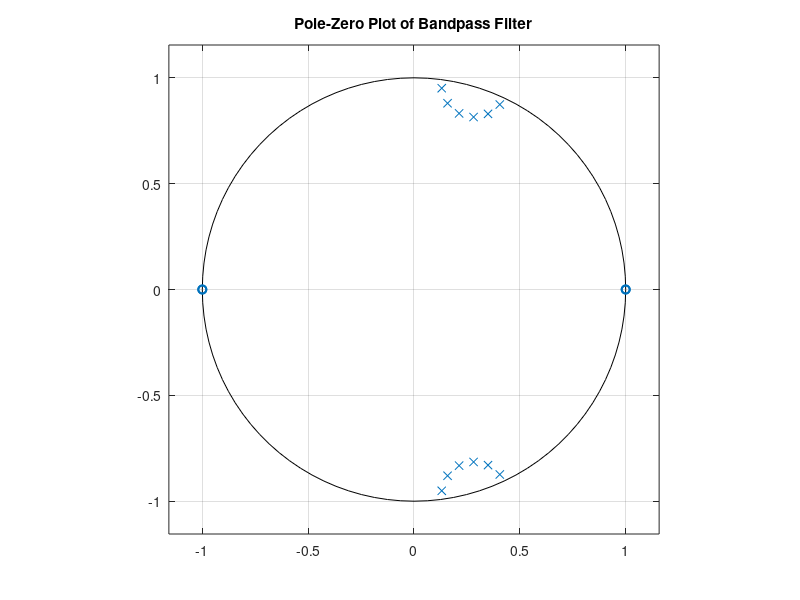
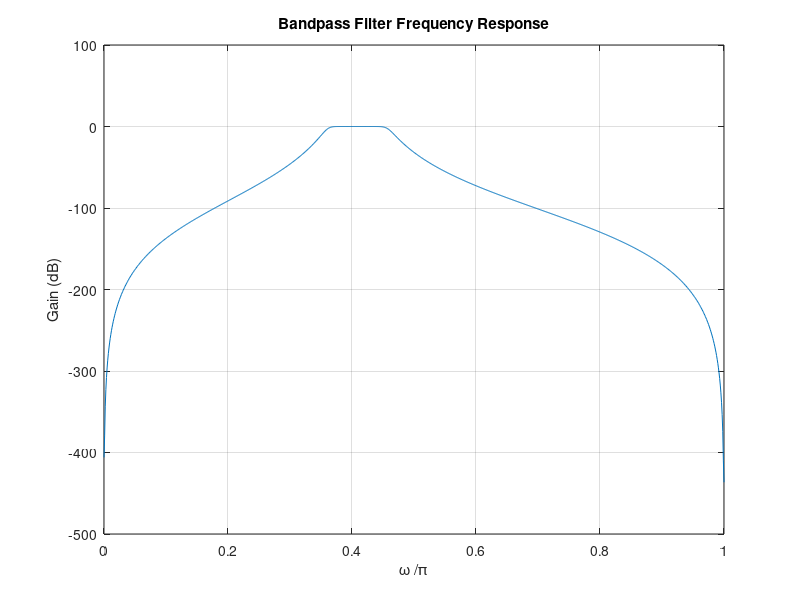

Write the MATLAB code that produced these figures, in order. (Note: this script raises an error after producing the figures.)
% IIR Bandpass Filter Design with Phase Equalization
clf;
clc;
clear;

% Part 1: Design IIR Bandpass Butterworth Filter

% Filter specifications:
%maximum attenuation in Passband  = 1.5 dB;           
%minimum attenuation in SB = 31 dB
Fp1 = 4000;      % Lower passband edge (4 kHz)
Fp2 = 5000;      % Upper passband edge (5 kHz)
Fs1 = 3500;      % Lower stopband edge (3.5 kHz)
Fs2 = 5500;      % Upper stopband edge (5.5 kHz)
Sf = 22000;      % Sampling frequency (22 kHz)

% Normalized frequencies
wp = [Fp1, Fp2]/(Sf/2);
ws = [Fs1, Fs2]/(Sf/2);

% Design Butterworth bandpass filter
[N, Wn] = buttord(wp, ws, 1.5, 31);
[b1, a1] = butter(N, Wn, 'bandpass');  

% Frequency response
w = pi*(0:0.001:1); % Normalized frequency vector
h1 = freqz(b1, a1, w);
g1 = grpdelay(b1, a1, w); % group delay of the bandpass filter

% Plot poles and zeros
figure(1);
zplane(b1, a1);
title('Pole-Zero Plot of Bandpass Filter');

% Plot magnitude response
figure(2);
plot(w/pi, 20*log10(abs(h1))); grid on;
xlabel('\omega /\pi'); ylabel('Gain (dB)');
title('Bandpass Filter Frequency Response');


% Part 2: Group Delay Equalization with All-Pass

% Design all-pass filter for equalization
N_ap = 4; % All-pass filter order
indx = round(wp / 0.001) + 1; % Indices of the pass-band frequencies 
F = w(indx(1): indx(2))/pi; % Normalized frequencies
edges = [F(1) F(end)]; % Band edges

% Desired group delay
Gd = max(g1)-g1(indx(1):indx(2)); 

% Design all-pass filter
[b2, a2] = iirgrpdelay(N_ap, F, edges, Gd);

% All-pass frequency response calculation
h2 = freqz(b2, a2, w);
g2 = grpdelay(b2, a2, w);

% Plot of APF frequency response magnitude, phase and group delay
figure(3)
subplot(3,1,1)
plot(w/pi, abs(h2)); grid on;
ylabel('magnitude response');
title('All-Pass Filter');

subplot(3,1,2)
plot(w/pi, unwrap(angle(h2))); grid on;
ylabel('phase response (rad)');

subplot(3,1,3)
plot(w/pi, g2); grid on;
ylabel('group delay (samples)');
xlabel('Normalized Frequency (\times\pi rad/sample)');


% Cascade of the two filters
b = conv(b1, b2); %product of numerator polynomials
a = conv(a1, a2); % product of denominators polynomials
h = freqz(b, a, w); % compute DTFT
g = grpdelay(b, a, w); % compute group delay

% Plot of resulting filter 
figure(4)
subplot(4,1,1)
plot(w/pi, abs(h)); grid on;
ylabel('magnitude response');
title('Cascaded System: Bandpass + All-Pass');
subplot(4,1,2)
plot(w/pi, unwrap(angle(h))); grid on;
ylabel('phase response (rad)');
subplot(4,1,3)
plot(w/pi, g); grid on;
ylabel('group delay (samples)');
xlabel('Normalized Frequency (\times\pi rad/sample)');
